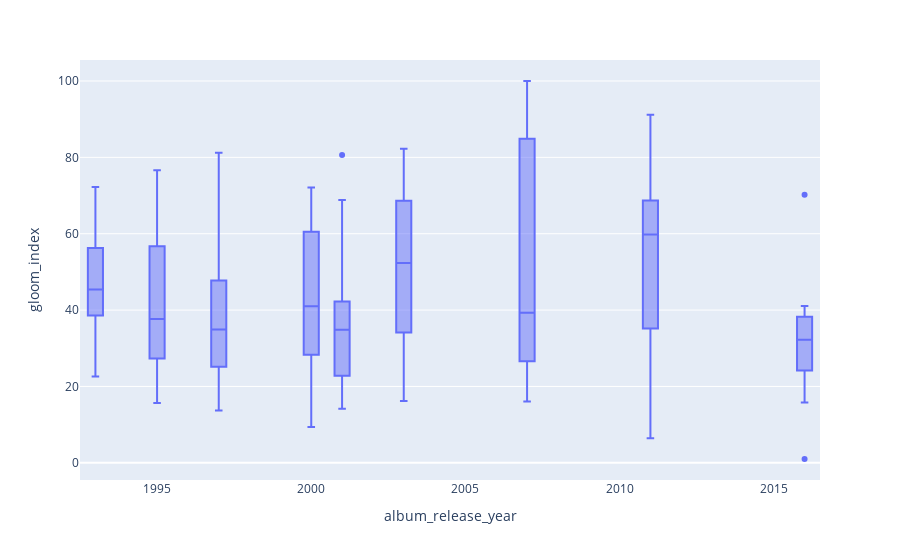

Notebook code for this chart:
### Code cell
# Gloom index of songs
fig = px.box(df, x='album_release_year', y='gloom_index')
fig.show()
